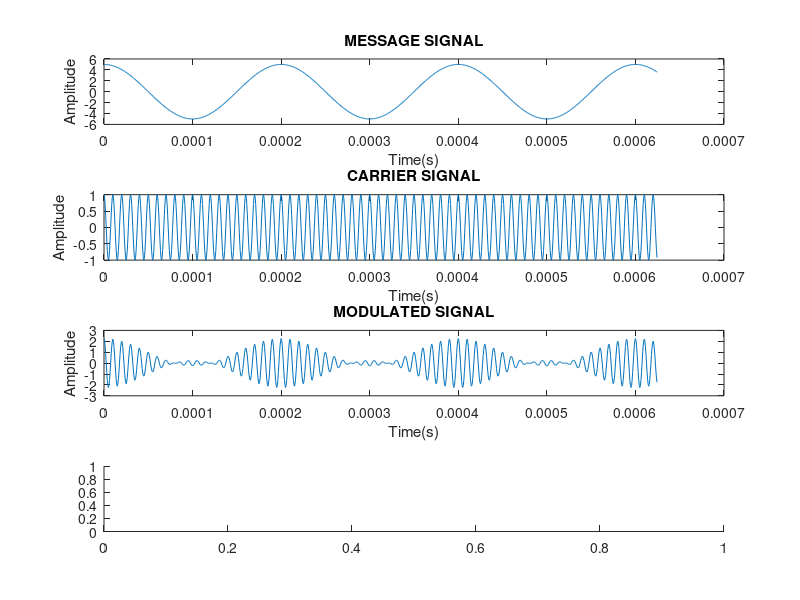

Reproduce this figure in MATLAB. (Note: this script raises an error after producing the figure.)
clc;
clear all;
fm=5e3;
fc=100e3;
ka=0.25;
Ac=1;
Am=input('Enter peak amplitude of message signal');
mu=ka*Am;
fs=16*fc;
t=0:(1/fs):(100e-3);
m=Am*cos(2*pi*fm*t);
c=Ac*cos(2*pi*fc*t);
s=(1+ka*m).*c;
ax=t(1:1000);
figure;
subplot(4,1,1);
plot(ax,m(1:1000));
xlabel('Time(s)');
ylabel('Amplitude');
title('MESSAGE SIGNAL');
subplot(4,1,2);
plot(ax,c(1:1000));
xlabel('Time(s)');
ylabel('Amplitude');
title('CARRIER SIGNAL');
subplot(4,1,3);
plot(ax,s(1:1000));
xlabel('Time(s)');
ylabel('Amplitude');
title('MODULATED SIGNAL');
subplot(4,1,4);
[yupper,ylower]=envelope(s);
plot(ax,yupper(1:1000));
xlabel('Time(s)');
ylabel('Amplitude');
title('DEMODULATED SIGNAL');
[ps,f]=pspectrum(s,fs,'FrequencyResolution',500);
figure;
plot(f,10*log10(ps));
axis([0 200*10^3 -70 10]);
title('FREQUENCY SPECTRUM OF MODULATED SIGNAL');
xlabel('Frequency(Hz)');
ylabel('Power(dB)');
